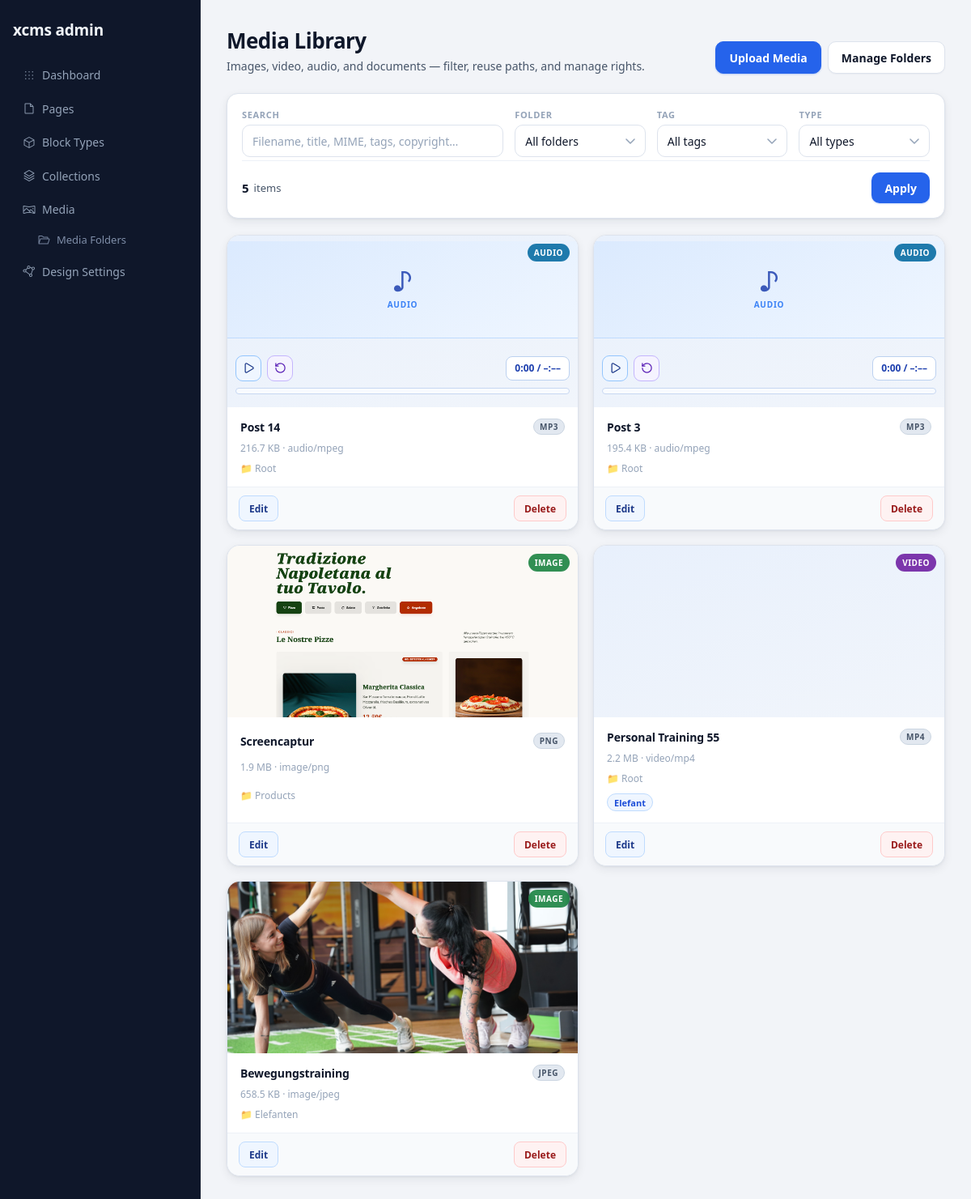
The app's page /admin/media, older data.
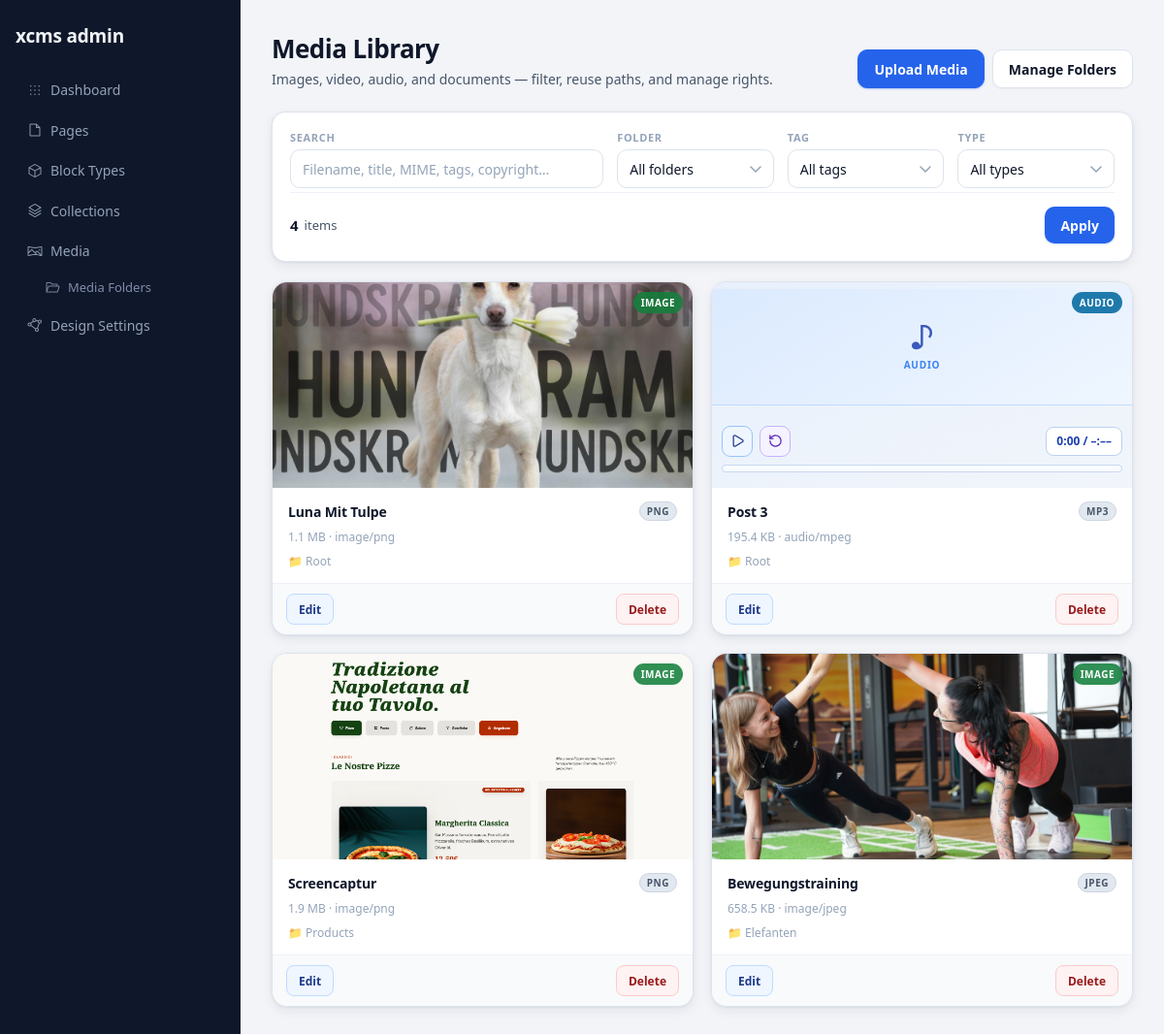
The same page, newer data.
### tables this page shows
CREATE TABLE media (
    id INTEGER PRIMARY KEY AUTOINCREMENT,
    title TEXT NOT NULL,
    alt_text TEXT,
    original_name TEXT NOT NULL,
    filename TEXT NOT NULL,
    mime_type TEXT NOT NULL,
    extension TEXT NOT NULL,
    size_bytes INTEGER NOT NULL,
    storage_path TEXT NOT NULL,
    public_url TEXT NOT NULL,
    width INTEGER,
    height INTEGER,
    created_at TEXT NOT NULL,
    updated_at TEXT NOT NULL
, folder_id INTEGER NULL, stored_name TEXT, file_size INTEGER, path TEXT, type TEXT, copyright_text TEXT, copyright_author TEXT, license_name TEXT, license_url TEXT, source_url TEXT, attribution_required INTEGER NOT NULL DEFAULT 0, usage_notes TEXT);

### app/Views/admin/media/index.php (the view, shortened to what the rows shown need)
<?php
$formatSize = static function (int $bytes): string {
    if ($bytes <= 0) {
        return '0 B';
    }
    $units = ['B', 'KB', 'MB', 'GB'];
    $size = (float) $bytes;
    $unitIndex = 0;
    while ($size >= 1024 && $unitIndex < count($units) - 1) {
        $size /= 1024;
        $unitIndex++;
    }
    return number_format($size, $unitIndex === 0 ? 0 : 1) . ' ' . $units[$unitIndex];
};
$selectedFolderId = (int) ($selectedFolderId ?? 0);
$selectedTagId    = (int) ($selectedTagId ?? 0);
$selectedType     = (string) ($selectedType ?? '');
$searchQuery      = (string) ($searchQuery ?? '');
$hasFilters       = $searchQuery !== '' || $selectedFolderId > 0 || $selectedTagId > 0 || $selectedType !== '';
?>
<section class="admin-page-header media-manager-header">
    <div class="media-manager-title-wrap">
        <h2>Media Library</h2>
    </div>
</section>
<section class="admin-grid media-manager-page">
    <?php if (empty($mediaItems)): ?>
        <article class="media-manager-empty" aria-live="polite">
            <div class="media-empty-illustration" aria-hidden="true">◌</div>
            <?php if ($hasFilters): ?>
                <h3>No results</h3>
                <p>No files match your current filters. Try clearing the search or resetting the toolbar.</p>
                <div class="media-empty-actions">
                    <a class="media-header-btn" href="/admin/media">Clear Filters</a>
                    <a class="media-header-btn media-header-btn-primary" href="/admin/media/upload">Upload Media</a>
                </div>
            <?php else: ?>
                <h3>Library is empty</h3>
                <p>Upload your first file to start reusing assets in pages and collections.</p>
                <div class="media-empty-actions">
                    <a class="media-header-btn media-header-btn-primary" href="/admin/media/upload">Upload First File</a>
                </div>
            <?php endif; ?>
        </article>
    <?php else: ?>
        <div class="media-manager-grid" role="list">
            <?php foreach ($mediaItems as $media): ?>
                <?php
                $isImage  = $media->isImage();
                $isVideo  = $media->isVideo();
                $isAudio  = method_exists($media, 'isAudio') && $media->isAudio();
                $isPdf    = strtolower((string) ($media->extension ?? '')) === 'pdf';
                $type = strtolower((string) ($media->type ?? 'document'));
                $typeLabel  = ucfirst($type);
                $badgeClass = 'media-type-badge media-type-' . $type;
                $fileSize   = (int) ($media->file_size ?? $media->size_bytes ?? 0);
                $title      = (string) $media->effectiveTitle();
                $mimeType   = (string) ($media->mime_type ?? '');
                $folderName = (string) ($media->folder_name ?? 'Root');
                $path       = (string) ($media->path ?? '');
                $extension  = strtoupper((string) ($media->extension ?? ''));
                $altText    = (string) ($media->alt_text ?? $title);
                $tagNames = [];
                foreach (($media->tags ?? []) as $tag) {
                    $tn = trim((string) $tag->name);
                    if ($tn !== '') {
                        $tagNames[] = $tn;
                    }
                }
                ?>
                <article class="media-manager-card" role="listitem" data-media-type="<?= htmlspecialchars($type, ENT_QUOTES | ENT_SUBSTITUTE, 'UTF-8') ?>">
                    <?php if ($isAudio): ?>
                    <div class="media-manager-preview">
                        <div class="media-manager-audio-preview" aria-hidden="true">
                            <span class="media-audio-icon" aria-hidden="true">♪</span>
                            <span class="media-audio-label">Audio</span>
                        </div>
                        <div class="media-audio-controls">
                            <div class="media-audio-top">
                                <div class="media-audio-buttons">
                                    <button type="button" class="media-audio-btn media-audio-btn-start" data-audio-toggle aria-label="Play">
                                        <span data-audio-icon-play>
                                            <svg fill="none" stroke="currentColor" stroke-linecap="round" stroke-linejoin="round" stroke-width="2" class="lucide lucide-play-icon lucide-play" viewBox="0 0 24 24" aria-hidden="true" focusable="false">
                                                <path d="M5 5a2 2 0 0 1 3-1.73l12 7a2 2 0 0 1 0 3.46l-12 7A2 2 0 0 1 5 19z"/>
                                            </svg>
                                        </span>
                                    </button>
                                    <button type="button" class="media-audio-btn media-audio-btn-restart" data-audio-restart hidden aria-label="Neu starten">
                                        <svg fill="none" stroke="currentColor" stroke-linecap="round" stroke-linejoin="round" stroke-width="2" class="lucide lucide-rotate-ccw-icon lucide-rotate-ccw" viewBox="0 0 24 24" aria-hidden="true" focusable="false">
                                            <path d="M3 12a9 9 0 1 0 9-9 9.8 9.8 0 0 0-6.74 2.74L3 8"/>
                                            <path d="M3 3v5h5"/>
                                        </svg>
                                    </button>
                                </div>
                                <span class="media-audio-duration" data-audio-duration>0:00 / –:––</span>
                            </div>
                            <div class="media-audio-progress" role="progressbar" aria-label="Audio Fortschritt" aria-valuemin="0" aria-valuemax="100" aria-valuenow="0" data-audio-progress>
                            </div>
                        </div>
                        <span class="<?= htmlspecialchars($badgeClass, ENT_QUOTES | ENT_SUBSTITUTE, 'UTF-8') ?>" aria-hidden="true"><?= htmlspecialchars($typeLabel, ENT_QUOTES | ENT_SUBSTITUTE, 'UTF-8') ?></span>
                    </div>
                    <?php else: ?>
                    <a class="media-manager-preview" href="/admin/media/edit?id=<?= (int) $media->id ?>" aria-label="Edit <?= htmlspecialchars($title, ENT_QUOTES | ENT_SUBSTITUTE, 'UTF-8') ?>">
                        <?php if ($isImage): ?>
                            <img src="<?= htmlspecialchars($path, ENT_QUOTES | ENT_SUBSTITUTE, 'UTF-8') ?>" alt="<?= htmlspecialchars($altText, ENT_QUOTES | ENT_SUBSTITUTE, 'UTF-8') ?>" loading="lazy">
                        <?php elseif ($isVideo): ?>
                            <video class="media-manager-video" src="<?= htmlspecialchars($path, ENT_QUOTES | ENT_SUBSTITUTE, 'UTF-8') ?>" muted preload="metadata" playsinline aria-label="Video preview"></video>
                        <?php elseif ($isPdf): ?>
                            <div class="media-manager-doc-preview media-manager-doc-pdf" aria-label="PDF document">PDF</div>
                        <?php else: ?>
                            <div class="media-manager-doc-preview" aria-label="Document"><?= htmlspecialchars($extension !== '' ? $extension : 'FILE', ENT_QUOTES | ENT_SUBSTITUTE, 'UTF-8') ?></div>
                        <?php endif; ?>
                        <span class="<?= htmlspecialchars($badgeClass, ENT_QUOTES | ENT_SUBSTITUTE, 'UTF-8') ?>" aria-hidden="true"><?= htmlspecialchars($typeLabel, ENT_QUOTES | ENT_SUBSTITUTE, 'UTF-8') ?></span>
                    </a>
                    <?php endif; ?>
                    <div class="media-manager-body">
                        <div class="media-manager-title-row">
                            <h3 title="<?= htmlspecialchars($title, ENT_QUOTES | ENT_SUBSTITUTE, 'UTF-8') ?>"><?= htmlspecialchars($title, ENT_QUOTES | ENT_SUBSTITUTE, 'UTF-8') ?></h3>
                            <?php if ($extension !== ''): ?>
                                <span class="media-ext-pill" aria-label="File type"><?= htmlspecialchars($extension, ENT_QUOTES | ENT_SUBSTITUTE, 'UTF-8') ?></span>
                            <?php endif; ?>
                        </div>
                        <p class="media-manager-meta">
                            <?= htmlspecialchars($formatSize($fileSize), ENT_QUOTES | ENT_SUBSTITUTE, 'UTF-8') ?>
                            <?php if ($mimeType !== ''): ?>
                                · <?= htmlspecialchars($mimeType, ENT_QUOTES | ENT_SUBSTITUTE, 'UTF-8') ?>
                            <?php endif; ?>
                        </p>
                        <p class="media-manager-meta">📁 <?= htmlspecialchars($folderName, ENT_QUOTES | ENT_SUBSTITUTE, 'UTF-8') ?></p>
                        <?php if ($tagNames !== []): ?>
                            <ul class="media-tag-chips" aria-label="Tags">
                                <?php foreach ($tagNames as $tagName): ?>
                                    <li><?= htmlspecialchars($tagName, ENT_QUOTES | ENT_SUBSTITUTE, 'UTF-8') ?></li>
                                <?php endforeach; ?>
                            </ul>
                        <?php endif; ?>
                    </div>
                    <div class="media-manager-actions">
                        <a class="media-action-main" href="/admin/media/edit?id=<?= (int) $media->id ?>">Edit</a>
                        <form method="post" action="/admin/media/delete" onsubmit="return confirm('Delete this file and remove it from storage?');">
                            <button type="submit" class="media-action-danger">Delete</button>
                        </form>
                    </div>
                </article>
            <?php endforeach; ?>
        </div>
    <?php endif; ?>
</section>

Row changes from the older to the newer data that the page shows:
removed media: type "AUDIO", title "Post 14", extension "MP3", file_size "216.7 KB", mime_type "audio/mpeg", folderName "Root"
removed media: type "VIDEO", title "Personal Training 55", extension "MP4", file_size "2.2 MB", mime_type "video/mp4", folderName "Root", tagName "Elefant"
added media: path (picture), type "IMAGE", title "Luna Mit Tulpe", extension "PNG", file_size "1.1 MB", mime_type "image/png", folderName "Root"
Text that changed along with them:
$itemCount: "5" → "4"
